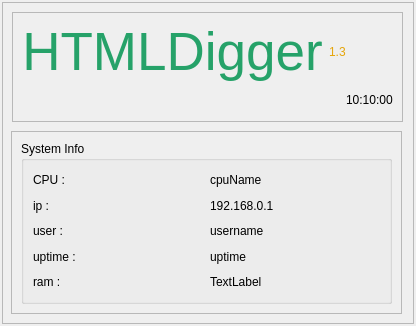
<?xml version="1.0" encoding="UTF-8"?>
<ui version="4.0">
 <class>Form</class>
 <widget class="QWidget" name="Form">
  <property name="geometry">
   <rect>
    <x>0</x>
    <y>0</y>
    <width>416</width>
    <height>326</height>
   </rect>
  </property>
  <property name="windowTitle">
   <string>htmldigger</string>
  </property>
  <layout class="QGridLayout" name="gridLayout">
   <property name="leftMargin">
    <number>2</number>
   </property>
   <property name="topMargin">
    <number>2</number>
   </property>
   <property name="rightMargin">
    <number>2</number>
   </property>
   <property name="bottomMargin">
    <number>2</number>
   </property>
   <property name="spacing">
    <number>1</number>
   </property>
   <item row="0" column="0">
    <widget class="QFrame" name="frame">
     <property name="frameShape">
      <enum>QFrame::StyledPanel</enum>
     </property>
     <property name="frameShadow">
      <enum>QFrame::Raised</enum>
     </property>
     <widget class="QFrame" name="frame_2">
      <property name="geometry">
       <rect>
        <x>10</x>
        <y>10</y>
        <width>391</width>
        <height>110</height>
       </rect>
      </property>
      <property name="frameShape">
       <enum>QFrame::StyledPanel</enum>
      </property>
      <property name="frameShadow">
       <enum>QFrame::Raised</enum>
      </property>
      <layout class="QVBoxLayout" name="verticalLayout_2">
       <item>
        <layout class="QVBoxLayout" name="verticalLayout">
         <item>
          <layout class="QHBoxLayout" name="horizontalLayout">
           <item>
            <widget class="QLabel" name="label_Name">
             <property name="font">
              <font>
               <pointsize>40</pointsize>
              </font>
             </property>
             <property name="styleSheet">
              <string notr="true">color: rgb(38, 162, 105);</string>
             </property>
             <property name="text">
              <string>HTMLDigger</string>
             </property>
             <property name="alignment">
              <set>Qt::AlignCenter</set>
             </property>
            </widget>
           </item>
           <item>
            <widget class="QLabel" name="label_version">
             <property name="styleSheet">
              <string notr="true">color: rgb(229, 165, 10);</string>
             </property>
             <property name="text">
              <string>1.3</string>
             </property>
            </widget>
           </item>
          </layout>
         </item>
         <item>
          <layout class="QHBoxLayout" name="time_layout">
           <item>
            <spacer name="horizontalSpacer">
             <property name="orientation">
              <enum>Qt::Horizontal</enum>
             </property>
             <property name="sizeHint" stdset="0">
              <size>
               <width>40</width>
               <height>20</height>
              </size>
             </property>
            </spacer>
           </item>
           <item>
            <widget class="QLabel" name="label_time">
             <property name="text">
              <string>10:10:00</string>
             </property>
            </widget>
           </item>
          </layout>
         </item>
        </layout>
       </item>
      </layout>
     </widget>
     <widget class="QFrame" name="frame_3">
      <property name="geometry">
       <rect>
        <x>9</x>
        <y>129</y>
        <width>391</width>
        <height>183</height>
       </rect>
      </property>
      <property name="frameShape">
       <enum>QFrame::StyledPanel</enum>
      </property>
      <property name="frameShadow">
       <enum>QFrame::Raised</enum>
      </property>
      <layout class="QVBoxLayout" name="verticalLayout_3">
       <item>
        <widget class="QGroupBox" name="groupBox">
         <property name="title">
          <string>System Info</string>
         </property>
         <layout class="QVBoxLayout" name="verticalLayout_4">
          <item>
           <layout class="QHBoxLayout" name="horizontalLayout_2">
            <item>
             <widget class="QLabel" name="label_cpu">
              <property name="text">
               <string>CPU : </string>
              </property>
             </widget>
            </item>
            <item>
             <widget class="QLabel" name="label_cpuval">
              <property name="text">
               <string>cpuName</string>
              </property>
             </widget>
            </item>
           </layout>
          </item>
          <item>
           <layout class="QHBoxLayout" name="horizontalLayout_3">
            <item>
             <widget class="QLabel" name="label_ip">
              <property name="text">
               <string>ip : </string>
              </property>
             </widget>
            </item>
            <item>
             <widget class="QLabel" name="label_ipval">
              <property name="text">
               <string>192.168.0.1</string>
              </property>
             </widget>
            </item>
           </layout>
          </item>
          <item>
           <layout class="QHBoxLayout" name="horizontalLayout_4">
            <item>
             <widget class="QLabel" name="label_user">
              <property name="text">
               <string>user : </string>
              </property>
             </widget>
            </item>
            <item>
             <widget class="QLabel" name="label_userval">
              <property name="text">
               <string>username</string>
              </property>
             </widget>
            </item>
           </layout>
          </item>
          <item>
           <layout class="QHBoxLayout" name="horizontalLayout_5">
            <item>
             <widget class="QLabel" name="label_uptime">
              <property name="text">
               <string>uptime : </string>
              </property>
             </widget>
            </item>
            <item>
             <widget class="QLabel" name="label_uptimeval">
              <property name="text">
               <string>uptime</string>
              </property>
             </widget>
            </item>
           </layout>
          </item>
          <item>
           <layout class="QHBoxLayout" name="horizontalLayout_6">
            <item>
             <widget class="QLabel" name="label_4">
              <property name="text">
               <string>ram : </string>
              </property>
             </widget>
            </item>
            <item>
             <widget class="QLabel" name="label_5">
              <property name="text">
               <string>TextLabel</string>
              </property>
             </widget>
            </item>
           </layout>
          </item>
         </layout>
        </widget>
       </item>
      </layout>
     </widget>
    </widget>
   </item>
  </layout>
 </widget>
 <resources/>
 <connections/>
</ui>
